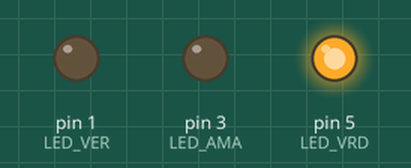
Recording of a sketch running on a simulated Arduino Uno, built with avr-gcc and run on an emulated ATmega328P. Parts: output pins drawn as LEDs (lit = HIGH).

Above: at 3.5 s.
At 8.0 s:
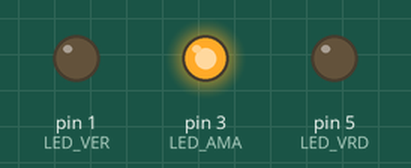
At 12.5 s:
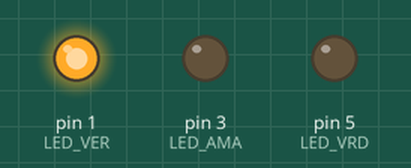
Timing chart, 0 to 20.8 s (numbered marks = the images above):
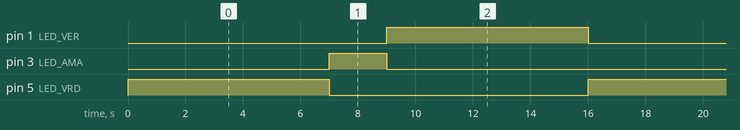

The sketch:

03_Semaforo_Simples.ino
```cpp
/*
 *  Nome: Guilherme Fabiano Terra da Silva
 *  Projeto Semaforo Simples - 3 LEDs
 *
 */

#define LED_VER 1
#define LED_AMA 3
#define LED_VRD 5


void setup() {
  // put your setup code here, to run once:
  pinMode(LED_VER, OUTPUT);
  pinMode(LED_AMA, OUTPUT);
  pinMode(LED_VRD, OUTPUT);

  digitalWrite(LED_VER, LOW);
  digitalWrite(LED_AMA, LOW);
  digitalWrite(LED_VRD, LOW);

}

void loop() {
  // put your main code here, to run repeatedly:
  digitalWrite(LED_VER, LOW);
  digitalWrite(LED_AMA, LOW);
  digitalWrite(LED_VRD, HIGH);

  delay(7000);

  digitalWrite(LED_VER, LOW);
  digitalWrite(LED_AMA, HIGH);
  digitalWrite(LED_VRD, LOW);

  delay(2000);

  digitalWrite(LED_VER, HIGH);
  digitalWrite(LED_AMA, LOW);
  digitalWrite(LED_VRD, LOW);

  delay(7000);
}
```

Measured:
- by itself, pin 1 (LED_VER), pin 5 (LED_VRD): alternates HIGH for 7.0 s and LOW for 9.0 s
- by itself, pin 3 (LED_AMA): alternates HIGH for 2.0 s and LOW for 14.0 s
- by itself, everything shown: repeats every 16.0 s, in 3 steps
